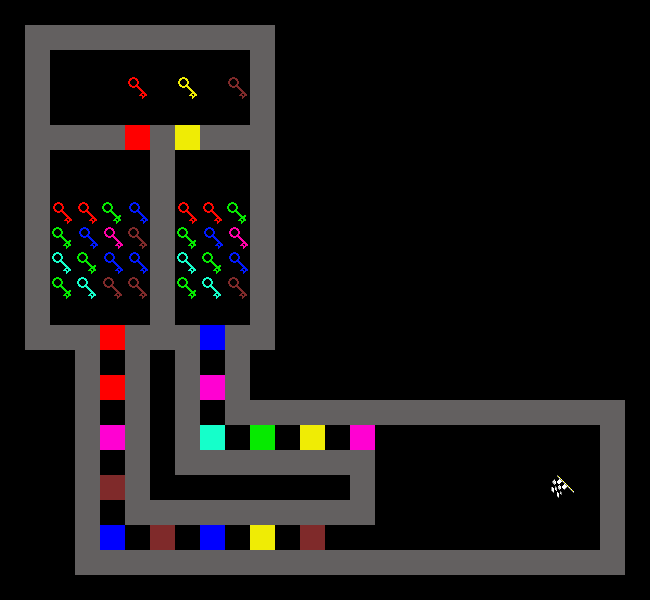

The image is a tile-based game level rendered from a .tmx file. Its description and source (layers, tilesets, objects; grid data summarised) follow:
An orthogonal 26x24 tile map with 25x25 px tiles, 1 tile layer (map).

<map version="1.0" orientation="orthogonal" width="26" height="24" tilewidth="25" tileheight="25">
 <tileset firstgid="1" name="tileset" tilewidth="25" tileheight="25">
  <image source="tileset.png" trans="ff00ff" width="250" height="250" />
  <tile id="0">
   <properties>
    <property name="color" value="red" />
    <property name="type" value="key" />
   </properties>
  </tile>
  <tile id="1">
   <properties>
    <property name="color" value="yellow" />
    <property name="type" value="key" />
   </properties>
  </tile>
  <tile id="2">
   <properties>
    <property name="color" value="blue" />
    <property name="type" value="key" />
   </properties>
  </tile>
  <tile id="3">
   <properties>
    <property name="color" value="pink" />
    <property name="type" value="key" />
   </properties>
  </tile>
  <tile id="10">
   <properties>
    <property name="color" value="green" />
    <property name="type" value="key" />
   </properties>
  </tile>
  <tile id="11">
   <properties>
    <property name="color" value="aqua" />
    <property name="type" value="key" />
   </properties>
  </tile>
  <tile id="12">
   <properties>
    <property name="color" value="brown" />
    <property name="type" value="key" />
   </properties>
  </tile>
  <tile id="20">
   <properties>
    <property name="color" value="red" />
    <property name="type" value="door" />
   </properties>
  </tile>
  <tile id="21">
   <properties>
    <property name="color" value="yellow" />
    <property name="type" value="door" />
   </properties>
  </tile>
  <tile id="22">
   <properties>
    <property name="color" value="blue" />
    <property name="type" value="door" />
   </properties>
  </tile>
  <tile id="23">
   <properties>
    <property name="color" value="pink" />
    <property name="type" value="door" />
   </properties>
  </tile>
  <tile id="30">
   <properties>
    <property name="color" value="green" />
    <property name="type" value="door" />
   </properties>
  </tile>
  <tile id="31">
   <properties>
    <property name="color" value="aqua" />
    <property name="type" value="door" />
   </properties>
  </tile>
  <tile id="32">
   <properties>
    <property name="color" value="brown" />
    <property name="type" value="door" />
   </properties>
  </tile>
  <tile id="40">
   <properties>
    <property name="type" value="wall" />
   </properties>
  </tile>
  <tile id="50">
   <properties>
    <property name="type" value="start" />
   </properties>
  </tile>
  <tile id="51">
   <properties>
    <property name="type" value="goal" />
   </properties>
  </tile>
 </tileset>
 <layer name="map" width="26" height="24">
  <data>[624 cells, 185 non-empty, 17 distinct tile ids]</data>
 </layer>
</map>
